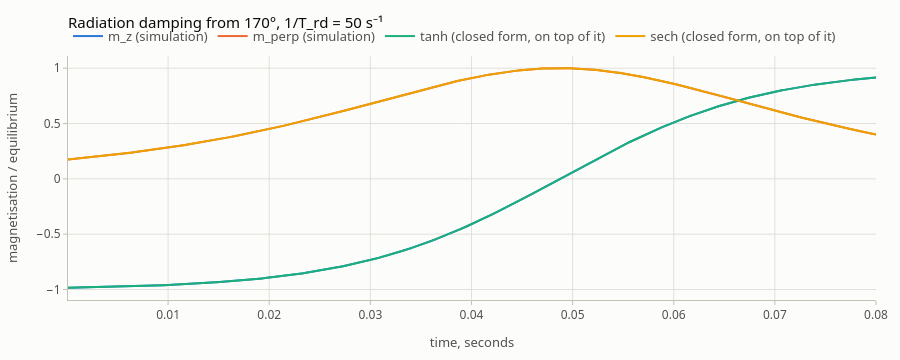

Source (notebook cell):
### Code cell
plot_time_series(
    t, [m[:, 2], np.hypot(m[:, 0], m[:, 1]), m_z, m_perp],
    names=["m_z (simulation)", "m_perp (simulation)", "tanh (closed form, on top of it)", "sech (closed form, on top of it)"],
    xlabel="time, seconds", ylabel="magnetisation / equilibrium",
    title=f"Radiation damping from 170°, 1/T_rd = {rate:g} s⁻¹",
)

### Figure 1 — Plotly figure (JSON) as saved in the notebook; plotly's stock layout.template omitted (floating-point values rounded to 4 significant figures; data arrays with more than 128 entries replaced by an {"elided": "..."} marker saying what was removed)
{"data": [{"hovertemplate": "m_z (simulation): %{y:.4g}<extra></extra>", "line": {"color": "#2a78d6", "width": 2}, "mode": "lines", "name": "m_z (simulation)", "x": {"elided": "800 float values"}, "y": {"elided": "800 float values"}, "type": "scatter"}, {"hovertemplate": "m_perp (simulation): %{y:.4g}<extra></extra>", "line": {"color": "#eb6834", "width": 2}, "mode": "lines", "name": "m_perp (simulation)", "x": {"elided": "800 float values"}, "y": {"elided": "800 float values"}, "type": "scatter"}, {"hovertemplate": "tanh (closed form, on top of it): %{y:.4g}<extra></extra>", "line": {"color": "#1baf7a", "width": 2}, "mode": "lines", "name": "tanh (closed form, on top of it)", "x": {"elided": "800 float values"}, "y": {"elided": "800 float values"}, "type": "scatter"}, {"hovertemplate": "sech (closed form, on top of it): %{y:.4g}<extra></extra>", "line": {"color": "#eda100", "width": 2}, "mode": "lines", "name": "sech (closed form, on top of it)", "x": {"elided": "800 float values"}, "y": {"elided": "800 float values"}, "type": "scatter"}], "layout": {"font": {"family": "system-ui, -apple-system, \"Segoe UI\", Roboto, sans-serif", "color": "#0b0b0b", "size": 13}, "margin": {"l": 64, "r": 24, "t": 56, "b": 56}, "title": {"font": {"size": 15, "color": "#0b0b0b"}, "text": "Radiation damping from 170°, 1/T_rd = 50 s⁻¹", "x": 0, "xanchor": "left", "xref": "paper"}, "xaxis": {"tickfont": {"color": "#52514e", "size": 12}, "title": {"font": {"color": "#52514e", "size": 13}, "text": "time, seconds"}, "showgrid": true, "gridcolor": "#e1e0d9", "gridwidth": 1, "zeroline": false, "showline": true, "linecolor": "#c3c2b7", "linewidth": 1, "mirror": false, "ticks": "outside", "tickcolor": "#c3c2b7", "ticklen": 4, "showspikes": true, "spikemode": "across", "spikesnap": "cursor", "spikethickness": 1, "spikedash": "solid", "spikecolor": "#898781", "range": [0.0001, 0.08], "hoverformat": ".4g"}, "yaxis": {"tickfont": {"color": "#52514e", "size": 12}, "title": {"font": {"color": "#52514e", "size": 13}, "text": "magnetisation / equilibrium"}, "showgrid": true, "gridcolor": "#e1e0d9", "gridwidth": 1, "zeroline": false, "showline": true, "linecolor": "#c3c2b7", "linewidth": 1, "mirror": false, "ticks": "outside", "tickcolor": "#c3c2b7", "ticklen": 4, "showspikes": false, "spikemode": "across", "spikesnap": "cursor", "spikethickness": 1, "spikedash": "solid", "spikecolor": "#898781", "exponentformat": "power"}, "legend": {"font": {"color": "#52514e"}, "orientation": "h", "x": 0, "xanchor": "left", "y": 1.02, "yanchor": "bottom", "bgcolor": "rgba(0,0,0,0)"}, "hoverlabel": {"font": {"color": "#0b0b0b", "family": "system-ui, -apple-system, \"Segoe UI\", Roboto, sans-serif"}, "bgcolor": "#fcfcfb", "bordercolor": "rgba(11,11,11,0.10)"}, "modebar": {"bgcolor": "rgba(0,0,0,0)", "color": "#898781", "activecolor": "#52514e", "remove": ["lasso2d", "select2d"]}, "height": 360, "paper_bgcolor": "#fcfcfb", "plot_bgcolor": "#fcfcfb", "dragmode": "zoom", "hovermode": "x unified", "showlegend": true}}
